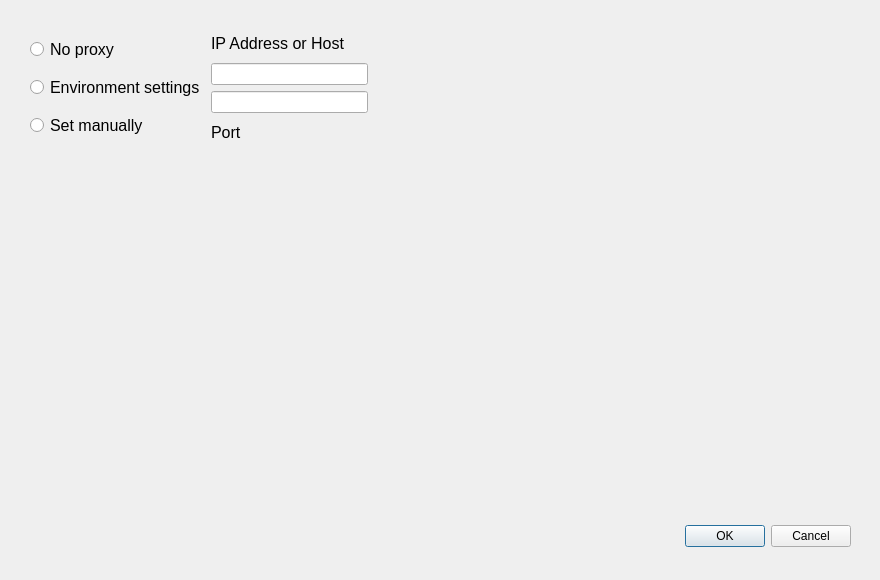
<?xml version="1.0" encoding="UTF-8"?>
<ui version="4.0">
 <class>Network</class>
 <widget class="QDialog" name="Network">
  <property name="geometry">
   <rect>
    <x>0</x>
    <y>0</y>
    <width>880</width>
    <height>580</height>
   </rect>
  </property>
  <property name="windowTitle">
   <string>Dialog</string>
  </property>
  <widget class="QDialogButtonBox" name="buttonBox">
   <property name="geometry">
    <rect>
     <x>510</x>
     <y>520</y>
     <width>341</width>
     <height>32</height>
    </rect>
   </property>
   <property name="orientation">
    <enum>Qt::Horizontal</enum>
   </property>
   <property name="standardButtons">
    <set>QDialogButtonBox::Cancel|QDialogButtonBox::Ok</set>
   </property>
  </widget>
  <widget class="QWidget" name="">
   <property name="geometry">
    <rect>
     <x>30</x>
     <y>30</y>
     <width>338</width>
     <height>116</height>
    </rect>
   </property>
   <layout class="QHBoxLayout" name="horizontalLayout">
    <item>
     <layout class="QVBoxLayout" name="verticalLayout">
      <item>
       <widget class="QRadioButton" name="radioButton">
        <property name="font">
         <font>
          <pointsize>12</pointsize>
         </font>
        </property>
        <property name="text">
         <string>No proxy</string>
        </property>
       </widget>
      </item>
      <item>
       <widget class="QRadioButton" name="radioButton_2">
        <property name="font">
         <font>
          <pointsize>12</pointsize>
         </font>
        </property>
        <property name="text">
         <string>Environment settings</string>
        </property>
       </widget>
      </item>
      <item>
       <widget class="QRadioButton" name="radioButton_3">
        <property name="font">
         <font>
          <pointsize>12</pointsize>
         </font>
        </property>
        <property name="text">
         <string>Set manually</string>
        </property>
       </widget>
      </item>
     </layout>
    </item>
    <item>
     <layout class="QVBoxLayout" name="verticalLayout_2">
      <item>
       <widget class="QLabel" name="label">
        <property name="font">
         <font>
          <pointsize>12</pointsize>
         </font>
        </property>
        <property name="text">
         <string>IP Address or Host</string>
        </property>
       </widget>
      </item>
      <item>
       <widget class="QLineEdit" name="lineEdit"/>
      </item>
      <item>
       <widget class="QLineEdit" name="lineEdit_3"/>
      </item>
      <item>
       <widget class="QLabel" name="label_3">
        <property name="font">
         <font>
          <pointsize>12</pointsize>
         </font>
        </property>
        <property name="text">
         <string>Port</string>
        </property>
       </widget>
      </item>
     </layout>
    </item>
   </layout>
  </widget>
 </widget>
 <resources/>
 <connections>
  <connection>
   <sender>buttonBox</sender>
   <signal>accepted()</signal>
   <receiver>Network</receiver>
   <slot>accept()</slot>
   <hints>
    <hint type="sourcelabel">
     <x>248</x>
     <y>254</y>
    </hint>
    <hint type="destinationlabel">
     <x>157</x>
     <y>274</y>
    </hint>
   </hints>
  </connection>
  <connection>
   <sender>buttonBox</sender>
   <signal>rejected()</signal>
   <receiver>Network</receiver>
   <slot>reject()</slot>
   <hints>
    <hint type="sourcelabel">
     <x>316</x>
     <y>260</y>
    </hint>
    <hint type="destinationlabel">
     <x>286</x>
     <y>274</y>
    </hint>
   </hints>
  </connection>
 </connections>
</ui>
